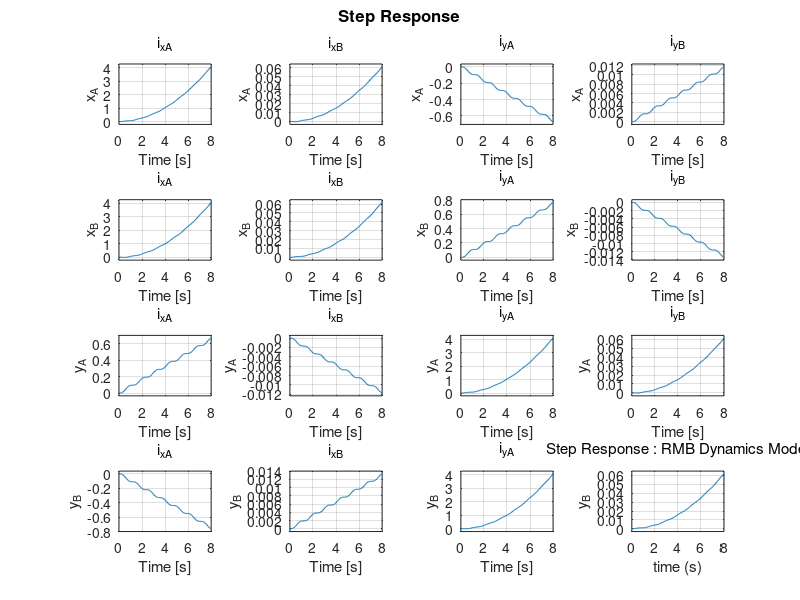

MATLAB code for this plot: (Note: this script raises an error after producing the figure.)
%%%PRE-DESIGN ANTI-SURGE CONTROLLER FULL SIMULATION
%%%Radial Magnetic Bearing Design
%%%DEVELOPED BY : MICHAEL NATO ANDRETY
%%%STUDENT ID : 18/431068/TK/47661

%%Define Variables
%Rotor (Rigid)
clear all

Fdist=2920.4;       %Distortion Force
kem=7.41828e-08;    %Electromagnetic Constant
Fmax=4205.376;      %Maximum Force
Flinmax=6055.74144; %Maximum Linear Force
speed=1151;   %Rotor Speed
gm0=0.5;            %Copper Fill Factor
Ix=7.8498;          %Rotor Inertia X-axis
Iy=Ix;              %Rotor Inertia Y-axis
Iz=0.03635;         %Rotor Inertia Z-axis
m=520;              %Rotor Mass

%Sensor Position
a=-1.707;
b=1.983;
c=-2.007;
d=2.283;

%Amplifier Design
ki=582.1076537;         %Current Amplifier Constant
ks=-67146068.109;       %Stiffness Amplifier Constant
Ki=eye(4)*ki;           %ki in Matrix Form
Ks=eye(4)*ks;           %ks in Matrix Form
Bsat=1.2;               %Saturation of Magnetic Flux Density
rfreq=183.25;           %Rotor Frequency
slewmax=4842043.464;    %Maximum Slew Rate
Vamax=2421.021732;      %Maximum Power Amplifie
Imax=10;                %Maximum Coil Current
Vmax=242.1021732;       %Maximum Coil Voltage
biasratio=0.576749512;  %Bias Ratio
Ibias=5.767495124;      %Bias Current (Offset)
Na=334;                 %Number of Turns

%Gyroscopic Matrix G
G=[0 0 Iz*speed 0;0 0 0 0 ...
    ;-Iz*speed 0 0 0 ...
    ;0 0 0 0];

%Input Matrix
B=[a b 0 0;1 1 0 0 ...
    ;0 0 a b ...
    ;0 0 1 1];

%Output Matrix
C=[c 1 0 0;d 1 0 0 ...
    ;0 0 c 1 ...
    ;0 0 d 1];

%Mass Matrix
M=[Iy 0 0 0;0 m 0 0 ...
    ;0 0 Ix 0;0 0 0 m];

%Transformation Matrix
T=[a 1 0 0;b 1 0 0 ...
    ;0 0 a 1; 0 0 b 1];
Tr=inv(T);
%Negative Bearing Stiffness Matrix
Kss=(B*Ks*B')';

Ar=[zeros(4) eye(4); zeros(4) -G/M];
Br=[zeros(4);B/M];
Cr=[C zeros(4)];
Dr=zeros(4);

%State Space Form
%Define States
states={'α','β','x_SA','x_SB','x_A','x_B','y_A','y_B'};
inputs={'i_x_A','i_x_B','i_y_A','i_y_B'};
outputs={'x_A','x_B','y_A','y_B'};
rad_amb=ss(Ar,Br,Cr,Dr,'statename',states,'inputname',inputs,'outputname',outputs);
Ad=rad_amb.A;
Bd=rad_amb.B;
Cd=rad_amb.C;
Dd=rad_amb.D;

%Transfer Function
s=tf('s');
Hsi=Ki*(feedback(rad_amb,-Kss))*Tr;
H1=Hsi(1,1);
H2=Hsi(2,2);
H3=Hsi(3,3);
H4=Hsi(4,4);

figure(1)
step(rad_amb)
title('Step Response : RMB Dynamics Model')
xlabel('time (s)')
figure(2)
bode(rad_amb)
title('Bode Plot : RMB Dynamics Model')

%%Discrete Kalman Filter
dT=0.005; %Fs=10Hz
sys_dr=c2d(Hsi,dT,'zoh');
%Process Noise Q, Measurement Noise R
x0ramb=[0;0;0;0;0;0;0;0];
P0ramb=diag(100*ones(1,8));
Qramb=diag(10^-14*ones(1,8));
Rramb=diag(10^-14*ones(1,4));

%%LQG Controller Design
%Cost Function
Crmb=ctrb(Hsi)
Ormb=obsv(Hsi)
Q=eye(8)*0.7;
R=eye(4)*0.4;
[K,Prmb,e] = lqr(Hsi,Q,R,[]);
Cc=[eye(4) zeros(4,4)] ;
Nbar= -inv(Cc*inv(Ad-Bd*K)*Bd);

%LQR Gain
KLQR=Nbar;
OL=Hsi*KLQR;